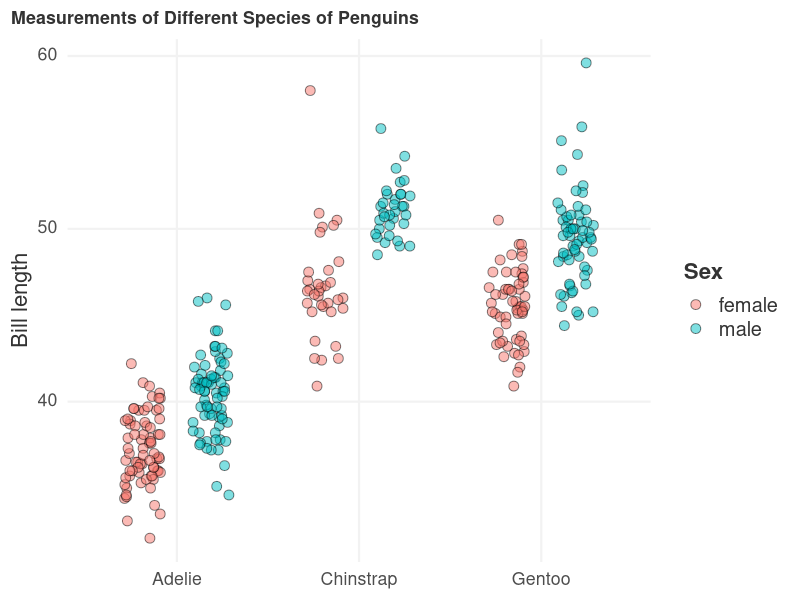
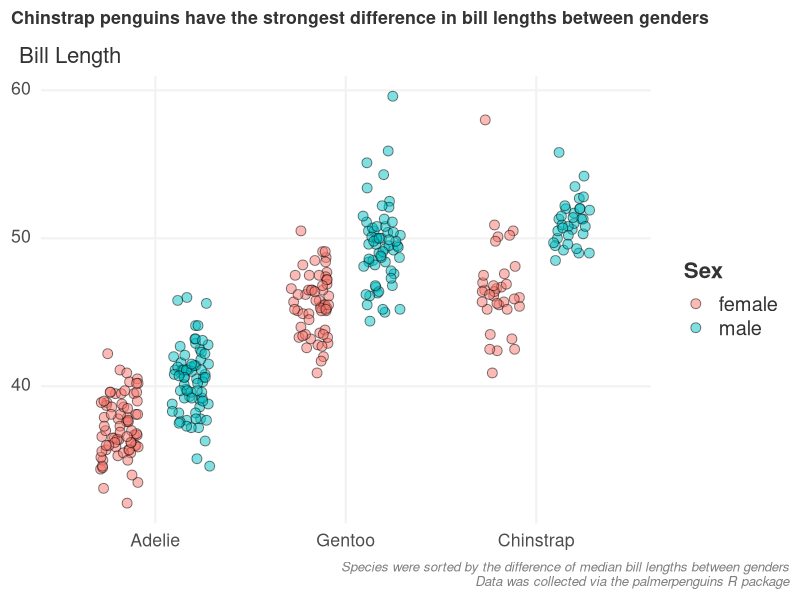
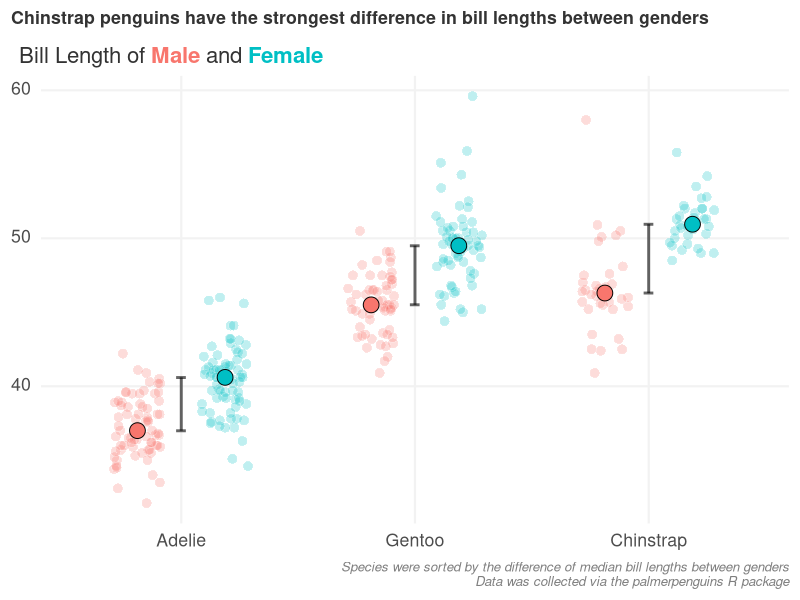
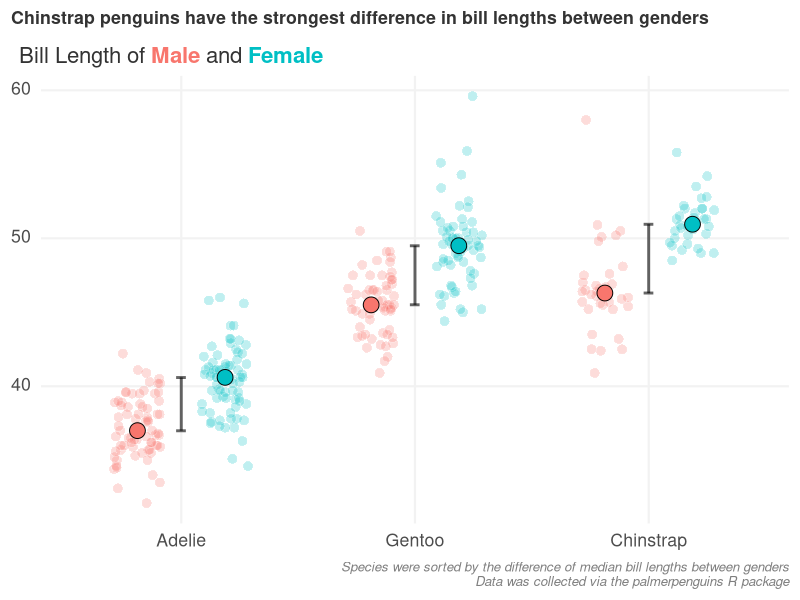

Write the R code that produced these figures, in order.
# Load libraries
library(tidyverse) # data wrangling + ggplot2
library(ggtext)    # enables HTML/markdown in plot text (element_markdown)

# Setup a theme
penguins_theme <- theme_minimal(base_size = 16) + # base font size for all text
  
  theme(
    plot.title.position   = 'plot', # align title to the full plot width (not just the panel)
    plot.caption.position = 'plot',                      
    
    text = element_text(color = 'grey20'),  # softer than pure black; applies to all text elements by default

    plot.title = element_text(
      lineheight = 1, # tighter line spacing for multi-line titles
      face       = 'bold', # bold makes the title stand out clearly
      size       = rel(0.8) # rel() sets size relative to base_size; 1.1 = 10% larger
    ),

    plot.subtitle = element_markdown(
      margin = margin(t = 2, b = 2, l = 2, r = 2, unit = 'mm')), # breathing room for plot

    plot.caption = element_text(
      size  = rel(0.6), # smaller than the rest of the text
      face  = 'italic', # italic to visually separate it from the main content
      color = 'grey50'), # lighter grey to de-emphasise the caption

    panel.grid.minor = element_blank(), # remove minor gridlines to reduce clutter
    panel.grid.major = element_line(
      color     = 'grey95', # very light grey so they guide the eye without dominating
      linewidth = 0.75),

    # element_markdown() on y-axis allows HTML in axis tick labels
    # (used later to render the small 'mm' unit at a different font size)
    axis.text.y = element_markdown(),

    # --- Legend ---
    legend.position = 'none',                            # hide legend; we colour-code via the subtitle instead
    legend.title    = element_text(face = 'bold'),       # bold legend title if the legend is ever re-enabled
    legend.text     = element_text(size = rel(0.9))      # slightly smaller legend item labels
  )

# Load and clean data 

penguins_raw <- palmerpenguins::penguins %>%
  drop_na() # remove rows with any missing values


# ==============================================================================
# Plot 1 — Quick exploratory plot
# ==============================================================================

# A simple jittered dot plot to get a first look at the data.
# No sorting or annotation — just a clean first pass.

penguins_raw %>%
  ggplot(aes(x = species, y = bill_length_mm, fill = sex)) +
  geom_point(
    size     = 3,
    alpha    = 0.5,                                      # semi-transparent so overlapping points are visible
    shape    = 21,                                       # shape 21 = filled circle with a separate border colour
    position = position_jitterdodge(seed = 12345)        # jitter within each dodge group; seed keeps it reproducible
  ) +
  penguins_theme +                                       # apply shared theme
  # Override legend visibility for this plot only (we still want it here)
  theme(legend.position = 'right') +

  labs(
    x     = NULL,                                        # NULL removes the axis label entirely (element_blank() only works in theme())
    y     = "Bill length",
    fill  = "Sex",
    title = "Measurements of Different Species of Penguins"
  ) 

# ==============================================================================
# Plot 2 — Sorted species by gender gap in bill length
# ==============================================================================

# Re-order species by the absolute difference in median bill length
# between males and females, so the most dimorphic species appears last.

penguins <- palmerpenguins::penguins %>%
  drop_na() %>%
  mutate(
    group_median_bill_length = median(bill_length_mm),   # compute per-group median within each species+sex combination
    .by = c(species, sex)
  ) %>%
  mutate(
    species = fct_reorder(
      species,
      group_median_bill_length,
      .fun = \(x) unique(x) %>% diff() %>% abs()        # sort factor by the absolute diff between the two group medians
    )
  )

# Caption shown at the bottom of plots 2 and 3
caption_text <- paste0(
  'Species were sorted by the difference of median bill lengths between genders\n',
  'Data was collected via the palmerpenguins R package'
)

penguins %>%
  ggplot(aes(x = species, y = bill_length_mm, fill = sex)) +
  geom_point(
    size     = 3,
    alpha    = 0.5,
    shape    = 21,
    position = position_jitterdodge(seed = 12345)
  ) +
  penguins_theme +                                       # apply shared theme
  theme(legend.position = 'right') +                    # override: show legend for this plot

  labs(
    x        = NULL,
    y        = NULL,                                     # y label removed; subtitle carries the axis description
    subtitle = 'Bill Length',
    fill     = "Sex",
    caption  = caption_text,
    title    = "Chinstrap penguins have the strongest difference in bill lengths between genders"
  )


# ==============================================================================
# Chapter 2 — Polished final plot with medians and HTML-styled subtitle
# ==============================================================================

# Pre-compute per-group medians to overlay as summary markers
median_bill_lengths <- penguins %>%
  summarise(
    median_bill_length = median(bill_length_mm),
    .by = c(species, sex)
  )


penguins %>%
  ggplot(aes(x = species, y = bill_length_mm, fill = sex)) +

  # --- Background jittered points (raw data) ---
  geom_point(
    size     = 3,
    alpha    = 0.25,                                     # more transparent than plot 1 so medians stand out
    shape    = 21,
    col      = 'white',                                  # white border blends into background; keeps focus on fill colour
    position = position_jitterdodge(seed = 12345)
  ) +

  # --- Median connector line between male and female medians ---
  geom_line(
    data      = median_bill_lengths,
    aes(y = median_bill_length, group = species),        # one line per species connecting male and female medians
    linewidth = 1,
    alpha     = 0.6
  ) +

  # --- Median dot (filled circle) ---
  geom_point(
    data     = median_bill_lengths,
    aes(y = median_bill_length),
    size     = 5,
    shape    = 21,                                       # filled circle so it inherits the fill = sex aesthetic
    position = position_dodge(0.75)                      # dodge must match the jitterdodge dodge width above
  ) +

  # --- Median tick mark (wide dash as a visual anchor) ---
  geom_point(
    data  = median_bill_lengths,
    aes(y = median_bill_length),
    size  = 10,
    alpha = 0.6,
    shape = '-'                                          # '-' shape draws a horizontal dash at the median position
  ) +

  penguins_theme +                                       # apply shared theme (legend.position = 'none' already set)

  labs(
    x        = NULL,
    y        = NULL,
    # HTML inside subtitle: colours the sex labels to match the fill scale,
    # removing the need for a legend
    subtitle = 'Bill Length of <span style="color:#F8766D;">**Male**</span> and <span style="color:#00BFC4;">**Female**</span>',
    fill     = 'Sex',
    caption  = caption_text,
    title    = "Chinstrap penguins have the strongest difference in bill lengths between genders"
  )


# Save the last rendered plot --------------------------------------------------
ggsave(
  filename = 'penguins.png',
  dpi      = 600,
  width    = 8,
  height   = 5,
  bg       = 'white'
)
